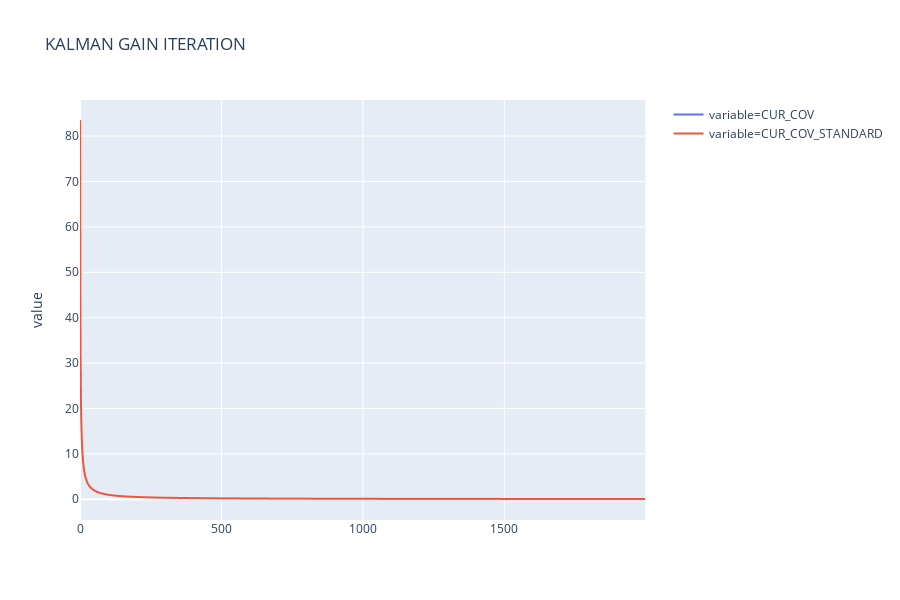

Write notebook code for a chart like this one.
### Code cell
px.line(pd.melt(
    res_df, value_vars=['CUR_COV', 'CUR_COV_STANDARD']), y='value', color='variable',
       title='KALMAN GAIN ITERATION')

### Figure 1 — Plotly figure (JSON) as saved in the notebook; plotly's stock layout.template omitted (floating-point values rounded to 4 significant figures; data arrays with more than 128 entries replaced by an {"elided": "..."} marker saying what was removed)
{"data": [{"hoverlabel": {"namelength": 0}, "hovertemplate": "variable=CUR_COV<br>value=%{y}", "legendgroup": "variable=CUR_COV", "line": {"color": "#636efa", "dash": "solid"}, "mode": "lines", "name": "variable=CUR_COV", "showlegend": true, "type": "scattergl", "xaxis": "x", "y": {"elided": "2000 float values"}, "yaxis": "y"}, {"hoverlabel": {"namelength": 0}, "hovertemplate": "variable=CUR_COV_STANDARD<br>value=%{y}", "legendgroup": "variable=CUR_COV_STANDARD", "line": {"color": "#EF553B", "dash": "solid"}, "mode": "lines", "name": "variable=CUR_COV_STANDARD", "showlegend": true, "type": "scattergl", "xaxis": "x", "y": {"elided": "2000 float values"}, "yaxis": "y"}], "layout": {"height": 600, "legend": {"tracegroupgap": 0}, "title": {"text": "KALMAN GAIN ITERATION"}, "xaxis": {"anchor": "y", "domain": [0, 0.98]}, "yaxis": {"anchor": "x", "domain": [0, 1], "title": {"text": "value"}}}}
